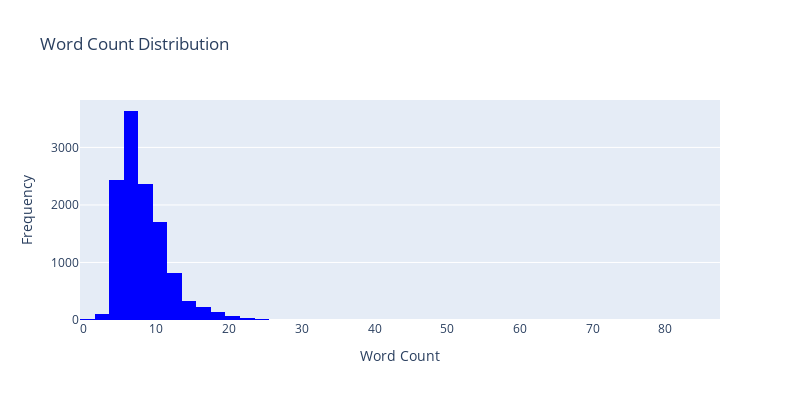

The code cell stored with this chart in its notebook:
### Code cell
df_train = process_text(df_train)
Plots.plot_count_words(df_train)

### Figure 1 — Plotly figure (JSON) as saved in the notebook; plotly's stock layout.template omitted (floating-point values rounded to 4 significant figures; data arrays with more than 128 entries replaced by an {"elided": "..."} marker saying what was removed)
{"data": [{"marker": {"color": "blue"}, "name": "Word Count", "nbinsx": 50, "type": "histogram", "x": {"elided": "11900 int values"}}], "layout": {"height": 400, "showlegend": false, "title": {"text": "Word Count Distribution"}, "width": 800, "xaxis": {"title": {"text": "Word Count"}}, "yaxis": {"title": {"text": "Frequency"}}}}
